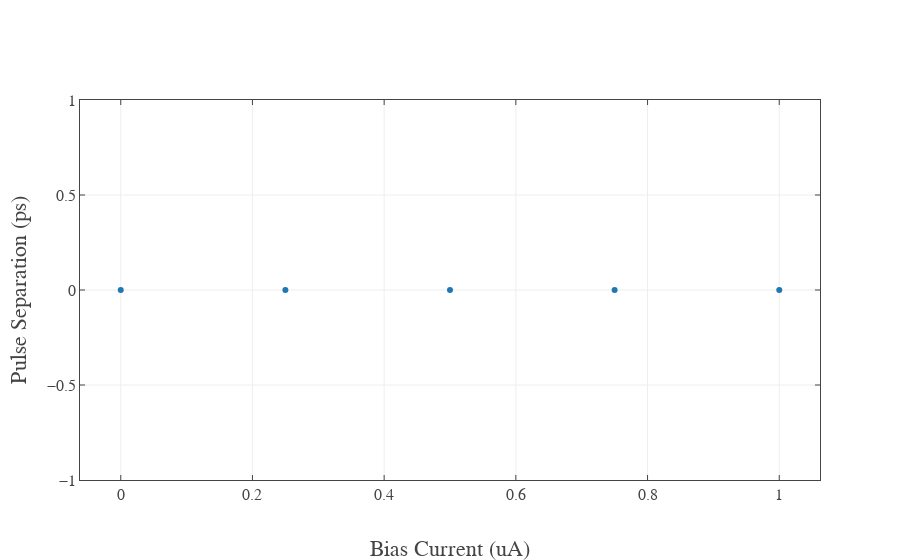

The code cell stored with this chart in its notebook:
### Code cell
biasseps = []

for i in range(7):   
    t = biasdata['time'][i]
    v1 = biasdata['v(1)'][i]
    v2 = biasdata['v(15)'][i]
    diff = t[peakutils.indexes(v2)[0]] - t[peakutils.indexes(v1)[0]]
    biasseps.append(diff)
    
l = dict(xaxis=dict(title="Bias Current (uA)"), yaxis=dict(title="Pulse Separation (ps)"))
ic = -2
biast = np.linspace(0, 1.5, 7)
l, tr = LinePlot(x=biast[:ic], y=biasseps[:ic], layoutOpts=l, show=False);
tr.update(mode='markers')
iplot(go.Figure(data=[tr], layout=l))

### Figure 1 — Plotly figure (JSON) as saved in the notebook; plotly's stock layout.template omitted (floating-point values rounded to 4 significant figures)
{"data": [{"line": {"width": 1}, "mode": "markers", "type": "scatter", "uid": "c9c61cf4-d7f3-11e8-9382-9200ed987001", "x": [0, 0.25, 0.5, 0.75, 1], "y": [0, 0, 0, 0, 0]}], "layout": {"font": {"family": "Computer Modern"}, "title": "", "xaxis": {"mirror": "ticks", "showline": true, "tickfont": {"size": 16}, "ticks": "inside", "title": "Bias Current (uA)", "titlefont": {"size": 22}, "zeroline": false}, "yaxis": {"mirror": "ticks", "showline": true, "tickfont": {"size": 16}, "ticks": "inside", "title": "Pulse Separation (ps)", "titlefont": {"size": 22}, "zeroline": false}}}
